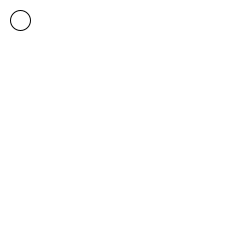
Frame 1 (no input)
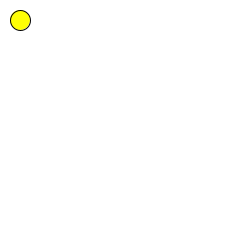
Frame 60 (the mouse pressed at the canvas centre just before this capture)
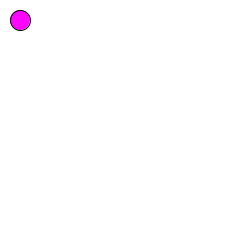
Frame 120 (the mouse held since frame 60 and released just before this capture)

The Processing sketch that drew these frames (run headless with seeded random() and noise(); from frame 60 on, the mouse is pressed at the canvas centre):

// Processing sketch: processing_106577
// ── processing_106577.pde

int counter;
int x = 20;
int y = 20;

int dx = 0;
int dy = 0;


void setup() {  //setup function called initially, only once
  size(250, 250);
  
}

void draw() {  //draw function loops 

  background (255,255,255,0);
  ellipse (x,y,20,20) ;
  
  if (mousePressed) {
      fill (255,6,255);
  }
  else {
      fill (255,255,6);
  }
  if (keyPressed) {
      fill (6,255,255);

  if (key=='d' || key=='D') {
      fill (255,255,255) ;
      dx=1;
    }
  else if (key=='a') {
  dx=-1;
  }
  else if (key=='w') {
  dy=-1 ;
  }
  else if (key=='s') {
  dy=1 ;
  }
  else {
  dx=0 ;
  dy=0 ;
  }
 }
 x= x+dx;
 y= y+dy;
}
